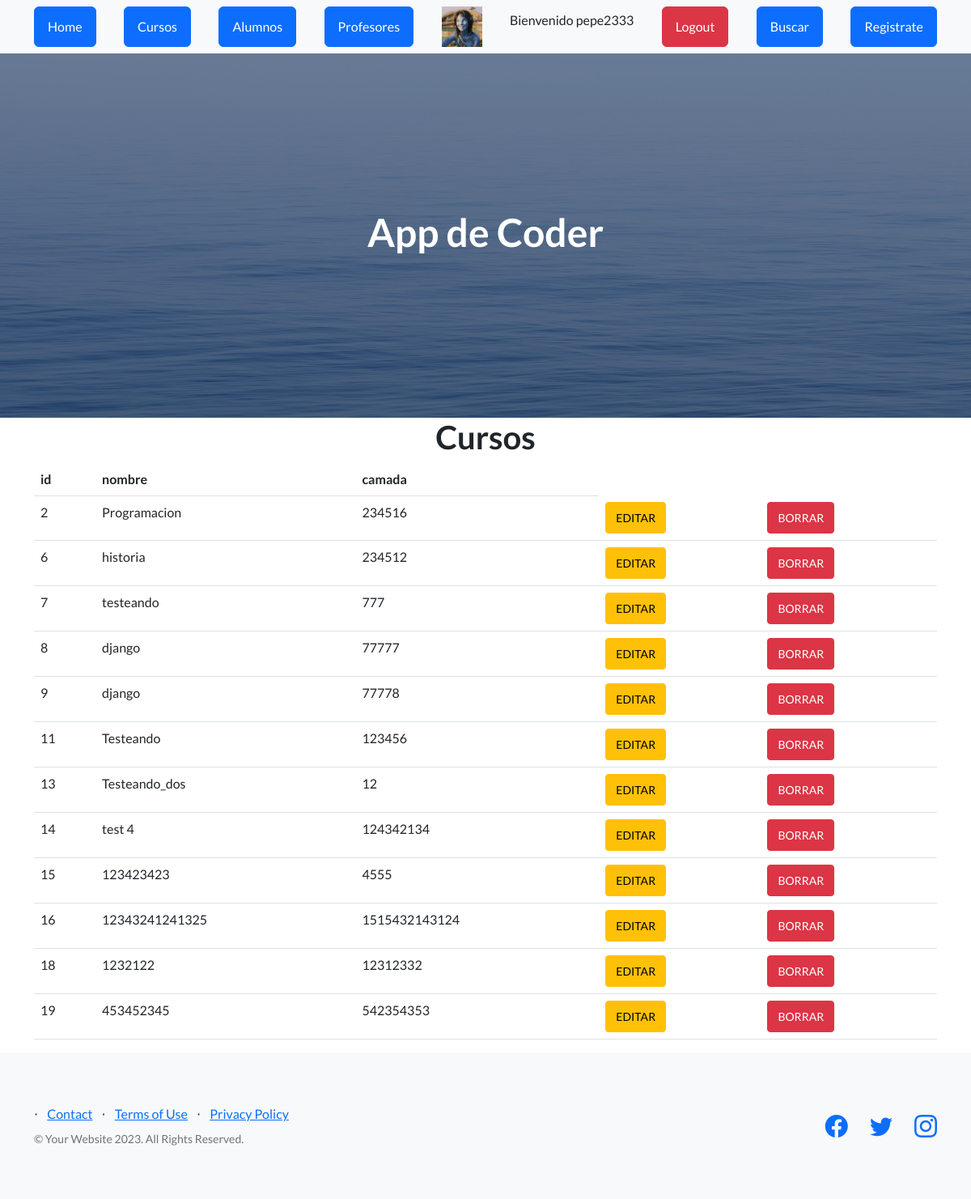
/AppCoder/ver_cursos (signed in), run on the app's committed database.
### AppCoder/models.py (models this page shows, shortened)
class Curso(models.Model):
   nombre = models.CharField(max_length=40)
   camada = models.IntegerField()

### AppCoder/views.py (the view)
# urls.py: path("ver_cursos", views.ver_cursos, name="cursos"),
def ver_cursos(request):
    cursos = Curso.objects.all()
    avatares= Avatar.objects.filter(user=request.user.id)
    if avatares.exists():
        return render(request, "cursos.html",{"cursos":cursos,"url":avatares[0].imagen.url})
    else:
        return render(request,"cursos.html")

### AppCoder/template/cursos.html
{% extends 'padre.html' %}
{% load static %}
{% block contenido %}
<main class="container">
    <h1 class="text-xl-center"> Cursos</h1>
    <table class="table">
        <thead>
            <tr>
                <th>id</th>
                <th>nombre</th>
                <th>camada</th>
            </tr>
        </thead>
        <tbody>
            {% for n in cursos %}
                <tr>
                    <td>{{n.id}}</td>
                    <td>{{n.nombre}}</td>
                    <td>{{n.camada}}</td>
                    {% if request.user.is_authenticated %}
                    <td><a href="{% url 'editar_curso' n.id %}" class="btn btn-warning btn-sm">EDITAR</a></td>
                    <td><a href="{% url 'elimina_curso' n.id %}" class="btn btn-danger btn-sm">BORRAR</a></td>
                    {% endif %}
                </tr>
            {% endfor %}
        </tbody>
    </table>
</main>
{% endblock %}

### AppCoder/template/padre.html (shortened to what this page needs)
<!DOCTYPE html>
<html lang="en">
    <head>
        {% load static %}
        <link href="https://cdn.jsdelivr.net/npm/bootstrap-icons@1.5.0/font/bootstrap-icons.css" rel="stylesheet" type="text/css" />
        <link href="{% static 'AppCoder/css/styles.css' %}" rel="stylesheet" />
    </head>
    <body>
        <nav class="navbar navbar-light bg-light static-top">
            <div class="container">
                <a class="btn btn-primary" href="{% url 'home' %}">Home</a>
                {% if request.user.is_authenticated %}
                <a class="btn btn-primary" href="{% url 'cursos' %}">Cursos</a>
                {% endif %}
                <a class="btn btn-primary" href="{% url 'alumnos' %}">Alumnos</a>
                <a class="btn btn-primary" href="{% url 'profesores' %}">Profesores</a>
                {% if request.user.is_authenticated %}
                    <img src="{{ url }}" alt="" width="50px" height="50px" >
                    <p>Bienvenido {{user.username}}</p>
                {% endif %}
                {% if request.user.is_authenticated %}
                <form method="post" action="{% url 'Logout' %}">
                    <button type="submit" class="btn btn-danger">Logout</button>
                </form>
                {% endif %}
                <a class="btn btn-primary" href="{% url 'buscar_curso' %}">Buscar</a>
                <a class="btn btn-primary" href="{% url 'Register' %}">Registrate</a>
            </div>
        </nav>
        <header class="masthead">
            <div class="container position-relative">
               <h1 class="text-center" style="color: white;">App de Coder</h1>
            </div>
        </header>
        {% block contenido %}
        {% endblock %}
        <footer class="footer bg-light">
            <div class="container">
                <div class="row">
                    <div class="col-lg-6 h-100 text-center text-lg-start my-auto">
                        <ul class="list-inline mb-2">
                            <li class="list-inline-item">⋅</li>
                            <li class="list-inline-item"><a href="#!">Contact</a></li>
                            <li class="list-inline-item">⋅</li>
                            <li class="list-inline-item"><a href="#!">Terms of Use</a></li>
                            <li class="list-inline-item">⋅</li>
                            <li class="list-inline-item"><a href="#!">Privacy Policy</a></li>
                        </ul>
                        <p class="text-muted small mb-4 mb-lg-0">&copy; Your Website 2023. All Rights Reserved.</p>
                    </div>
                    <div class="col-lg-6 h-100 text-center text-lg-end my-auto">
                        <ul class="list-inline mb-0">
                            <li class="list-inline-item me-4">
                                <a href="#!"><i class="bi-facebook fs-3"></i></a>
                            </li>
                            <li class="list-inline-item me-4">
                                <a href="#!"><i class="bi-twitter fs-3"></i></a>
                            </li>
                            <li class="list-inline-item">
                                <a href="#!"><i class="bi-instagram fs-3"></i></a>
                            </li>
                        </ul>
                    </div>
                </div>
            </div>
        </footer>
    </body>
</html>

### data on the page
Curso: id "2", nombre "Programacion", camada "234516"
Curso: id "6", nombre "historia", camada "234512"
Curso: id "7", nombre "testeando", camada "777"
Curso: id "8", nombre "django", camada "77777"
Curso: id "9", nombre "django", camada "77778"
Curso: id "11", nombre "Testeando", camada "123456"
Curso: id "13", nombre "Testeando_dos", camada "12"
Curso: id "14", nombre "test 4", camada "124342134"
Curso: id "15", nombre "123423423", camada "4555"
Curso: id "16", nombre "12343241241325", camada "1515432143124"
Curso: id "18", nombre "1232122", camada "12312332"
Curso: id "19", nombre "453452345", camada "542354353"

### other printed values
{{ user.username }} "pepe2333"
